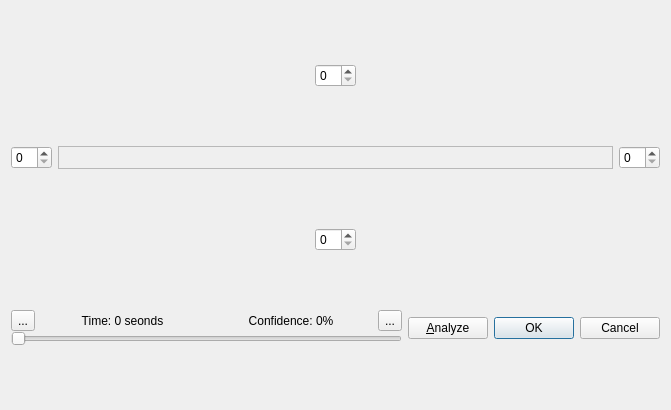
<?xml version="1.0" encoding="UTF-8"?>
<ui version="4.0">
 <class>DvdClip</class>
 <widget class="QDialog" name="DvdClip">
  <property name="geometry">
   <rect>
    <x>0</x>
    <y>0</y>
    <width>671</width>
    <height>410</height>
   </rect>
  </property>
  <property name="windowTitle">
   <string>DvdClip</string>
  </property>
  <layout class="QVBoxLayout" name="theMainLayout" stretch="0,1,0,0">
   <item>
    <layout class="QHBoxLayout" name="theClipTopLayout">
     <item>
      <spacer name="horizontalSpacer_4">
       <property name="orientation">
        <enum>Qt::Horizontal</enum>
       </property>
       <property name="sizeHint" stdset="0">
        <size>
         <width>40</width>
         <height>20</height>
        </size>
       </property>
      </spacer>
     </item>
     <item>
      <widget class="QSpinBox" name="theClipTop"/>
     </item>
     <item>
      <spacer name="horizontalSpacer_3">
       <property name="orientation">
        <enum>Qt::Horizontal</enum>
       </property>
       <property name="sizeHint" stdset="0">
        <size>
         <width>40</width>
         <height>20</height>
        </size>
       </property>
      </spacer>
     </item>
    </layout>
   </item>
   <item>
    <layout class="QHBoxLayout" name="theDisplayLayout" stretch="0,1,0">
     <item>
      <widget class="QSpinBox" name="theClipLeft"/>
     </item>
     <item>
      <widget class="QLabel" name="theDisplay">
       <property name="frameShape">
        <enum>QFrame::StyledPanel</enum>
       </property>
       <property name="frameShadow">
        <enum>QFrame::Sunken</enum>
       </property>
       <property name="text">
        <string/>
       </property>
      </widget>
     </item>
     <item>
      <widget class="QSpinBox" name="theClipRight"/>
     </item>
    </layout>
   </item>
   <item>
    <layout class="QHBoxLayout" name="theClipBottomLayout">
     <item>
      <spacer name="horizontalSpacer">
       <property name="orientation">
        <enum>Qt::Horizontal</enum>
       </property>
       <property name="sizeHint" stdset="0">
        <size>
         <width>40</width>
         <height>20</height>
        </size>
       </property>
      </spacer>
     </item>
     <item>
      <widget class="QSpinBox" name="theClipBottom"/>
     </item>
     <item>
      <spacer name="horizontalSpacer_2">
       <property name="orientation">
        <enum>Qt::Horizontal</enum>
       </property>
       <property name="sizeHint" stdset="0">
        <size>
         <width>40</width>
         <height>20</height>
        </size>
       </property>
      </spacer>
     </item>
    </layout>
   </item>
   <item>
    <layout class="QHBoxLayout" name="theButtonLayout" stretch="1,0,0">
     <item>
      <layout class="QVBoxLayout" name="theFrameLayout">
       <property name="spacing">
        <number>0</number>
       </property>
       <item>
        <layout class="QHBoxLayout" name="horizontalLayout">
         <item>
          <widget class="QToolButton" name="thePrevFrameButton">
           <property name="text">
            <string>...</string>
           </property>
          </widget>
         </item>
         <item>
          <widget class="QLabel" name="theFrameLabel">
           <property name="text">
            <string>Time: 0 seonds</string>
           </property>
           <property name="alignment">
            <set>Qt::AlignCenter</set>
           </property>
          </widget>
         </item>
         <item>
          <widget class="QLabel" name="theConfidenceLabel">
           <property name="text">
            <string>Confidence: 0%</string>
           </property>
           <property name="alignment">
            <set>Qt::AlignCenter</set>
           </property>
          </widget>
         </item>
         <item>
          <widget class="QToolButton" name="theNextFrameButton">
           <property name="text">
            <string>...</string>
           </property>
          </widget>
         </item>
        </layout>
       </item>
       <item>
        <widget class="QSlider" name="theFrameSlider">
         <property name="pageStep">
          <number>120</number>
         </property>
         <property name="orientation">
          <enum>Qt::Horizontal</enum>
         </property>
        </widget>
       </item>
      </layout>
     </item>
     <item>
      <widget class="QPushButton" name="theAnalyzeButton">
       <property name="text">
        <string>&amp;Analyze</string>
       </property>
      </widget>
     </item>
     <item>
      <widget class="QDialogButtonBox" name="theButtons">
       <property name="standardButtons">
        <set>QDialogButtonBox::Cancel|QDialogButtonBox::Ok</set>
       </property>
      </widget>
     </item>
    </layout>
   </item>
  </layout>
  <action name="thePrevFrameAction">
   <property name="text">
    <string>Previous Frame</string>
   </property>
  </action>
  <action name="theNextFrameAction">
   <property name="text">
    <string>Next Frame</string>
   </property>
  </action>
 </widget>
 <layoutdefault spacing="6" margin="11"/>
 <resources/>
 <connections>
  <connection>
   <sender>theButtons</sender>
   <signal>accepted()</signal>
   <receiver>DvdClip</receiver>
   <slot>accept()</slot>
   <hints>
    <hint type="sourcelabel">
     <x>486</x>
     <y>382</y>
    </hint>
    <hint type="destinationlabel">
     <x>292</x>
     <y>204</y>
    </hint>
   </hints>
  </connection>
  <connection>
   <sender>theButtons</sender>
   <signal>rejected()</signal>
   <receiver>DvdClip</receiver>
   <slot>reject()</slot>
   <hints>
    <hint type="sourcelabel">
     <x>486</x>
     <y>382</y>
    </hint>
    <hint type="destinationlabel">
     <x>292</x>
     <y>204</y>
    </hint>
   </hints>
  </connection>
 </connections>
</ui>
